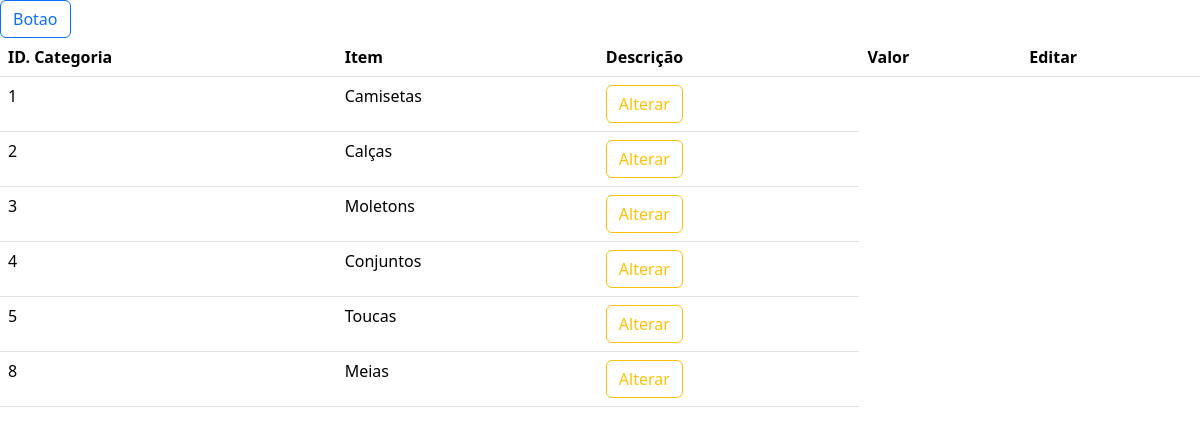
Page /lista_categorias.php on the committed database.
### tables this page shows
CREATE TABLE `categorias` (
  `id_categoria` int(11) NOT NULL,
  `desc_categoria` varchar(60) NOT NULL
);

### lista_categorias.php (the view, shortened to what this page needs)
<html>
<head>
  <link href="https://cdn.jsdelivr.net/npm/bootstrap@5.3.3/dist/css/bootstrap.min.css" rel="stylesheet"
>
</head>
<body>
  <?php
  include 'conexao.php';
  ?>
  <a href="incluir_categorias.php"><button type="button" class="btn btn-outline-primary">Botao</button></a>
  <br>
  <table class="table table-hover">
    <thead>
      <tr>
        <th>ID. Categoria</th>
        <th>Item</th>
        <th>Descrição</th>
        <th>Valor</th>
        <th>Editar</th>
      </tr>
    </thead>
    <tbody>
      <?php
      $sql = "select * from categorias";
      $busca_categoria = mysqli_query($conexao, $sql);
      while ($array = mysqli_fetch_array($busca_categoria)) {
        $id_categoria = $array['id_categoria'];
        $desc_categoria = $array['desc_categoria'];
        ?>
        <tr>
          <td>
            <?php echo $id_categoria ?>
          </td>
          <td>
            <?php echo $desc_categoria ?>
          </td>
          <td <a href="btn btn-primary"><a href="editar_categoria.php?id_categoria=
              <?php echo $id_categoria ?>"><button type="button" class="btn btn-outline-warning">Alterar</button></td>
        </tr>
      <?php } ?>
    </tbody>
  </table>
</body>
</html>

### rows in the picture
categorias: id_categoria "1", desc_categoria "Camisetas"
categorias: id_categoria "2", desc_categoria "Calças"
categorias: id_categoria "3", desc_categoria "Moletons"
categorias: id_categoria "4", desc_categoria "Conjuntos"
categorias: id_categoria "5", desc_categoria "Toucas"
categorias: id_categoria "8", desc_categoria "Meias"
